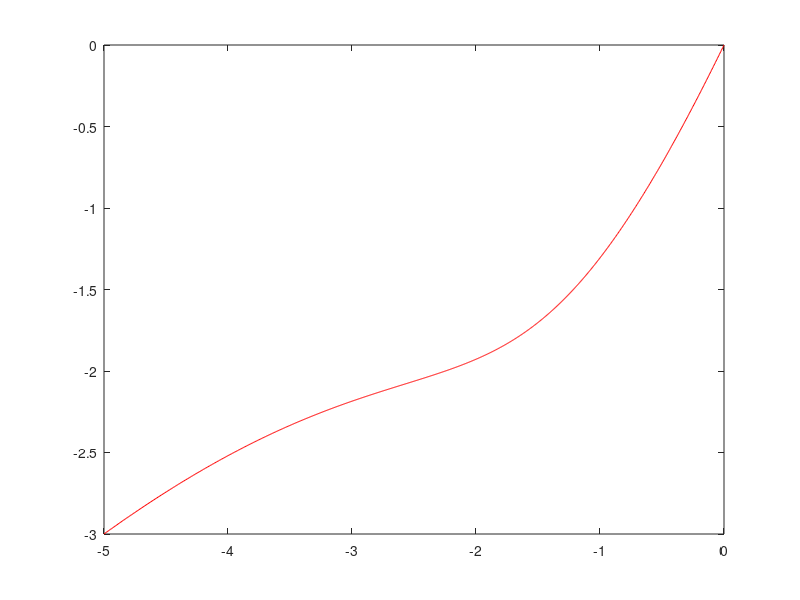

Write MATLAB code to recreate this figure. (Note: this script raises an error after producing the figure.)
function f = car_traj_fl()
% EN.530.678: HW#4 sample
% 1) compute a reference path using a polynomial in flat output space
% 2) track the path using feedback linearization
%
% M. Kobilarov, Spring 2014


% boundary conditions in state space
x0 = [-5; -3; 0.5 ; 1];
xf = [0; 0; 1 ; 1];
T = 10;

%%%%%%%%% TRAJECTORY GENERATION %%%%%%%%%%%%%

% norm of initial and final velocity along desired path
% it determines how much the curves will bend
% and can be freely chosen
S.u1 = 1;
S.L = 1;

% boundary conditions in flat output space 
y0 = uni_h(x0);
yf = uni_h(xf);
dy0 = S.u1*[cos(x0(3)); sin(x0(3))]; % desired starting velocity
dyf = S.u1*[cos(xf(3)); sin(xf(3))]; % desired end velocity

% compute path coefficients
A = poly3_coeff(y0, dy0, yf, dyf, T);

% plot desired path
X = A*poly3([0:.01:T]);
plot(X(1,:), X(2,:), '-r')
hold on


%%%%%%%%% TRAJECTORY TRACKING %%%%%%%%%%%%%
S.A = A;

% gains
S.k = [1;2];

% perturb initial condition
x = x0 + [.25;.25;.1;0];

% simulate system
[ts, xas] = ode45(@uni_ode, [0 T], x, [], S);

% visualize
plot(xas(:,1), xas(:,2), '-b');

legend('desired', 'executed')


%%%%%%%%%%%%%%%%%%%%%%%%%%%%%%%%%%%%%%%%%%%%


function A = poly3_coeff(y0, dy0, yf, dyf, T)
% computes cubic curve connecting (y0,dy0) and (yf, dyf) at time T

Y = [y0, dy0, yf, dyf];
L = [poly3(0), dpoly3(0), poly3(T), dpoly3(T)];
A = Y/L;


%%%%%%%%%%%%%%%%%%%%%%%%%%%%%%%%%%%%%%%%%%%%%%%%

function y = uni_h(x)
% output function

y = x(1:2);


function f = poly3(t)
f = [t.^3; t.^2; t; ones(size(t))];

function f = dpoly3(t)
f = [3*t.^2; 2*t; ones(size(t)); zeros(size(t))];

function f = d2poly3(t)
f = [6*t; 2; zeros(size(t)); zeros(size(t))];


%%%%%%%%%%%%%%%%%%%%%%%%%%%%%%%%%%%%%%%%%%%%%%%%%

function u = uni_ctrl(t, xa, S)
% tracking control law

% get desired outputs:
yd = S.A*poly3(t);
dyd = S.A*dpoly3(t);
d2yd = S.A*d2poly3(t);

% get current output
y = uni_h(xa);

% compensator, i.e.  xi=u1
xi = xa(end);

% current velocity
dy = [cos(xa(3)); sin(xa(3))]*xi;

% error state
z1 = y - yd;
z2 = dy - dyd;

% virtual inputs
v = d2yd - S.k(1)*z1 -S.k(2)*z2;

% augmented inputs ua=(dxi, u2)
ua = [-sin(xa(3))/(xa(4)^2) cos(xa(3))/(xa(4)^2); 
       sin(xa(3)) cos(xa(3))]*v;
   
u = [atan(ua(1)*S.L);
     ua(2)];


%%%%%%%%%%%%%%%%%%%%%%%%%%%%%%%%%%%%%%%%%%%%%%

function dxa = uni_ode(t, xa, S)
% unicycle ODE
ua = uni_ctrl(t, xa, S);

xi = xa(end);
u1 = ua(1);
u2 = ua(2);


dxa = [cos(xa(3))*xi;
       sin(xa(3))*xi;
       tan(u1)*xi/S.L;
       u2];

%%%%%%%%%%%%%%%%%%%%%%%%%%%%%%%%%%%%%%%%%%%%%%
